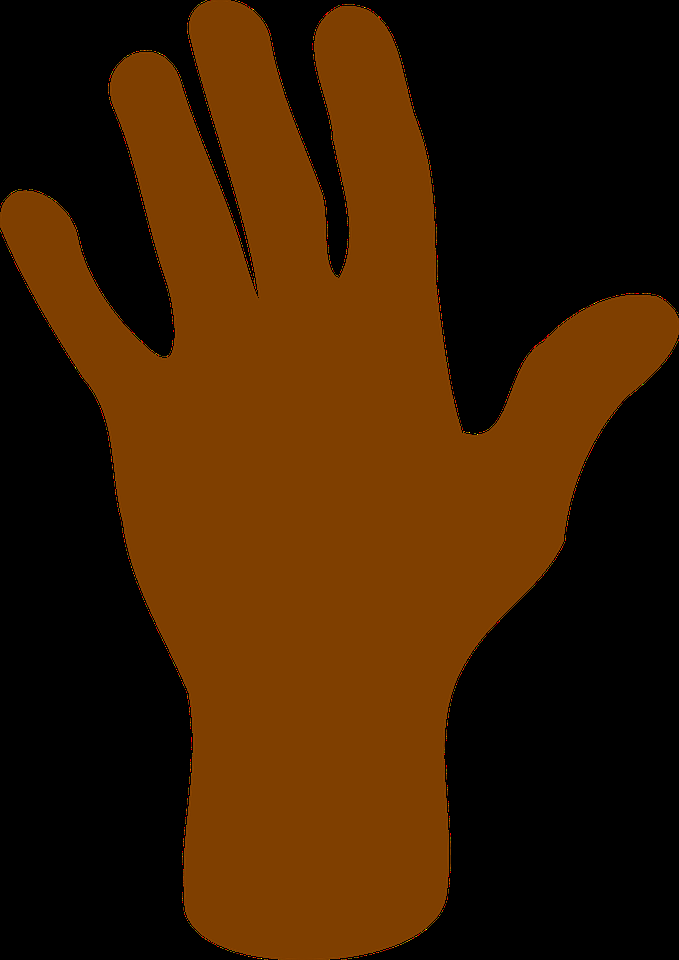
#> input picture hand.png, 679 x 960 px
$ python handGestureRecognise.py   (older library calls are emulated)
#> lines starting #> are read from the running program, lines starting #| are printed output that depends on the picture; after the words box and inside, x2 and y2 are one past the last pixel; in counts of white or black regions, pixels touching at a corner belong together
#!/usr/bin/env python3
# -*- coding: utf-8 -*-
"""
Created on Tue Aug 13 09:20:17 2019

@author: amritanshusingh
"""
import cv2

import numpy as np

import math

hand = cv2.imread('hand.png',0)
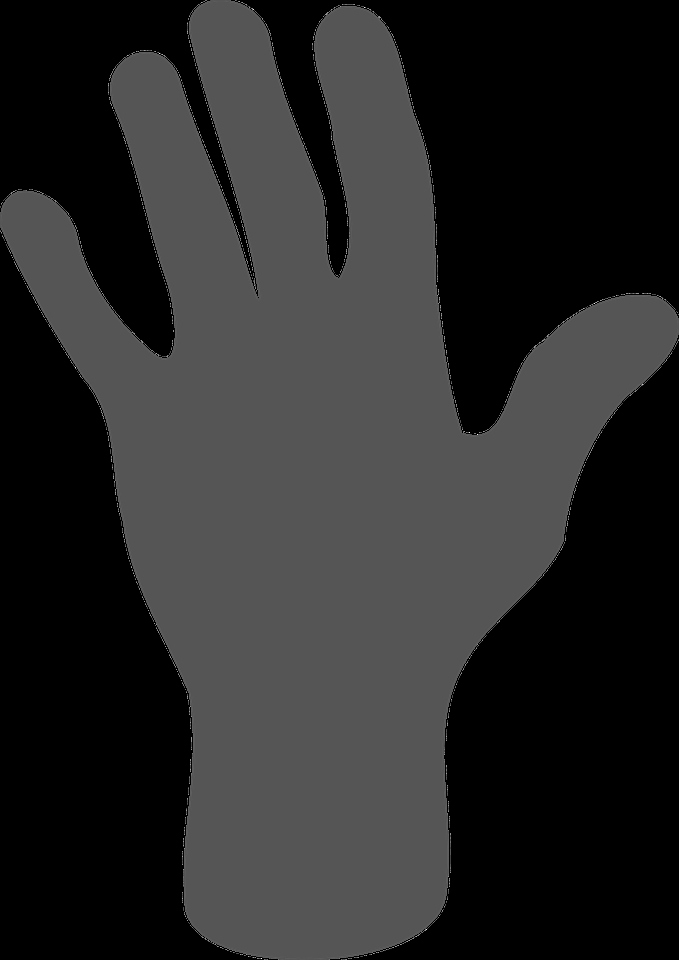
#> hand: shape (960, 679); min 0, max 241, mean 40.6

ret, the = cv2.threshold(hand, 70, 250, cv2.THRESH_BINARY)
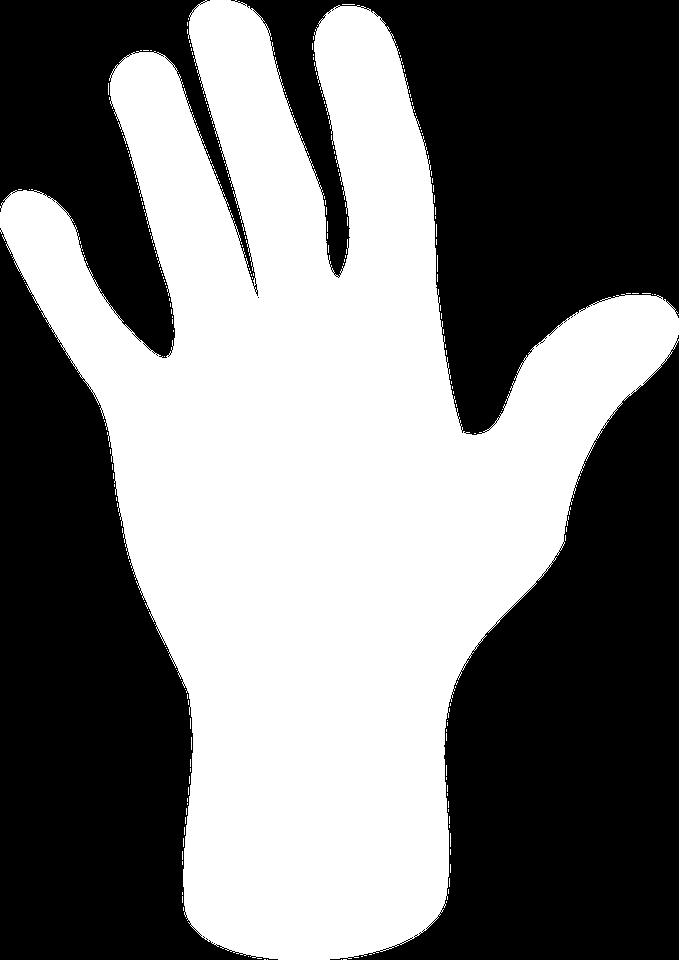
#> the: shape (960, 679); values 0 (black) and 250 (white), 47.5% white; 246 white regions (245 under 20 px)

_,contours,_ = cv2.findContours(the.copy(), cv2.RETR_TREE, cv2.CHAIN_APPROX_SIMPLE)
#> contours = 867 contours, 865 with area under 20; largest, box (x1, y1, x2, y2) and area: (0, 0, 679, 960) 306784, (253, 283, 258, 293) 24

hull= [cv2.convexHull(c)for c in contours]
#> hull = 867 contours, 865 with area under 20; largest, box (x1, y1, x2, y2) and area: (0, 0, 679, 960) 430078, (253, 283, 258, 293) 26

final = cv2.drawContours(hand, hull, -1, (255, 0, 0))
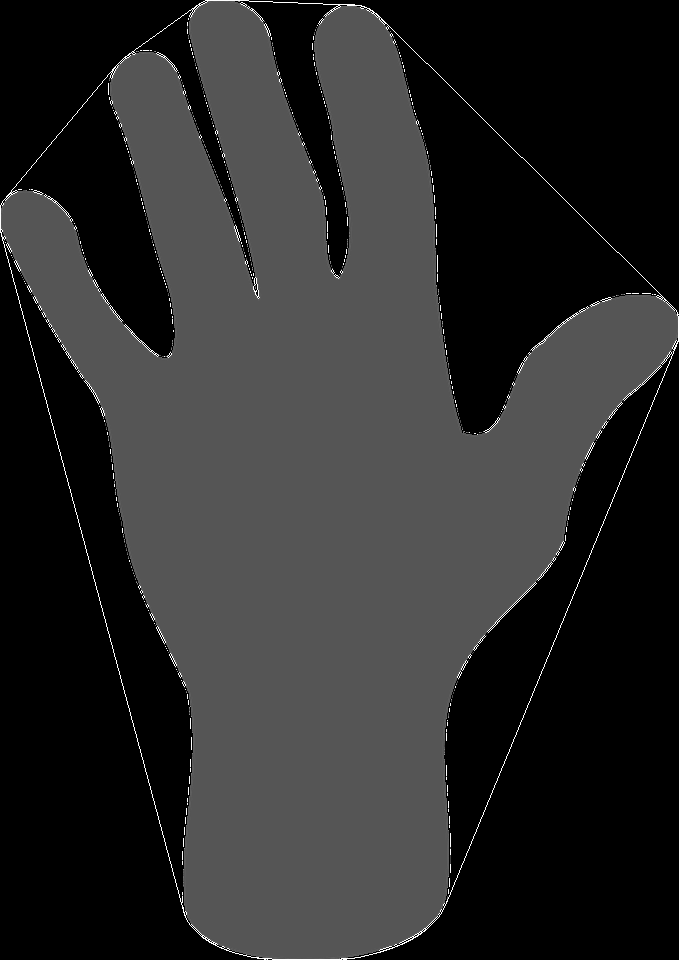
#> final: shape (960, 679); min 0, max 255, mean 42.1

cv2.imshow('Original Image', hand)

cv2.imshow('Thresh', the)

cv2.imshow('Convex Hull', final)

cv2.waitKey(0)

cv2.destroyAllWindows()

$ run again, with 1].png copied over hand.png
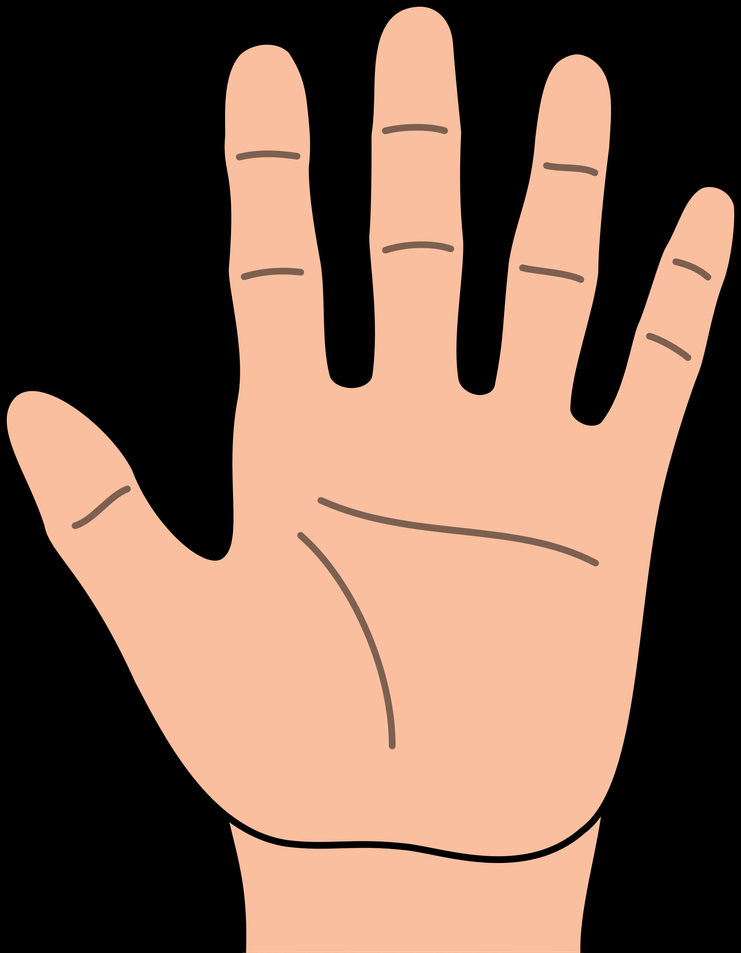
#> input picture 1].png, 741 x 953 px, shrunk from 1860 x 2392 before the run
#> `hand = cv2.imread('hand.png',0)`:
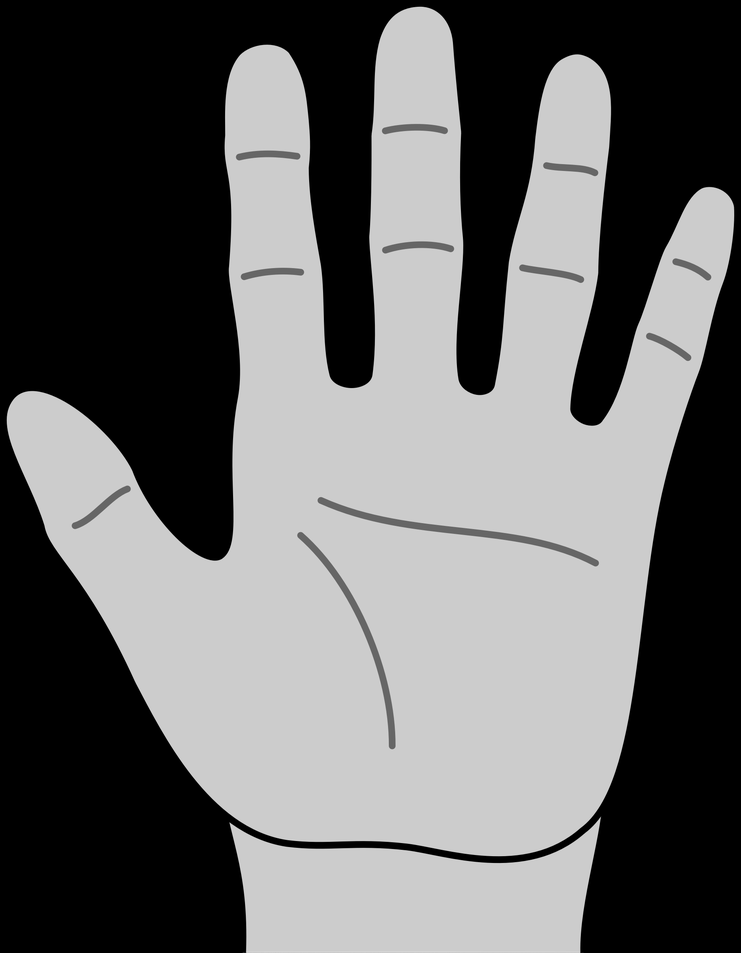
#> hand: shape (953, 741); min 0, max 221, mean 103.1
#> `ret, the = cv2.threshold(hand, 70, 250, cv2.THRESH_BINARY)`:
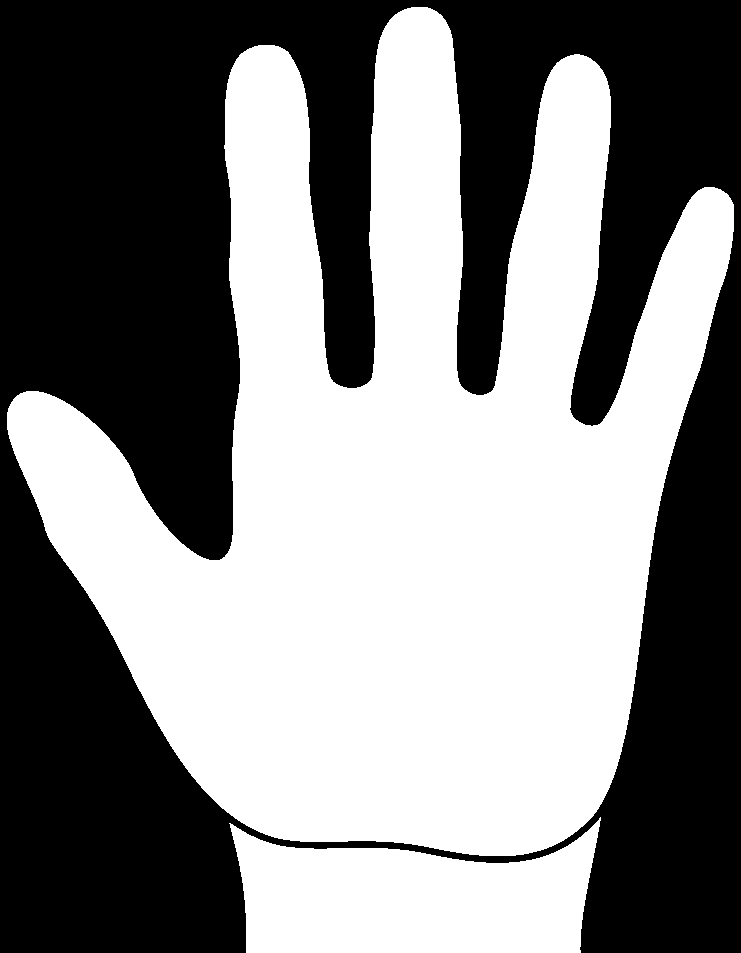
#> the: shape (953, 741); values 0 (black) and 250 (white), 51.1% white; 1 black region
#> contours = 2 contours; box (x1, y1, x2, y2) and area: (7, 7, 734, 856) 323428, (229, 817, 601, 953) 34919
#> hull = 2 contours; box (x1, y1, x2, y2) and area: (7, 7, 734, 856) 447011, (229, 817, 601, 953) 46556
